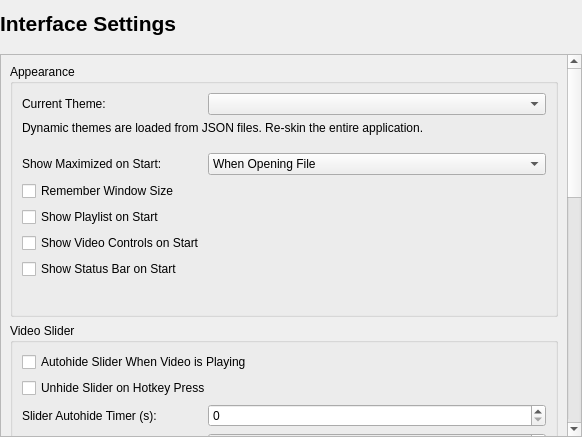
<?xml version="1.0" encoding="UTF-8"?>
<ui version="4.0">
 <class>InterfaceSettings</class>
 <widget class="QWidget" name="InterfaceSettings">
  <property name="geometry">
   <rect>
    <x>0</x>
    <y>0</y>
    <width>582</width>
    <height>437</height>
   </rect>
  </property>
  <property name="windowTitle">
   <string>InterfaceSettings</string>
  </property>
  <layout class="QVBoxLayout" name="verticalLayout">
   <property name="leftMargin">
    <number>0</number>
   </property>
   <property name="rightMargin">
    <number>0</number>
   </property>
   <property name="bottomMargin">
    <number>0</number>
   </property>
   <item>
    <widget class="QLabel" name="label">
     <property name="font">
      <font>
       <pointsize>16</pointsize>
       <bold>true</bold>
      </font>
     </property>
     <property name="text">
      <string>Interface Settings</string>
     </property>
    </widget>
   </item>
   <item>
    <spacer name="verticalSpacer">
     <property name="orientation">
      <enum>Qt::Orientation::Vertical</enum>
     </property>
     <property name="sizeType">
      <enum>QSizePolicy::Policy::Fixed</enum>
     </property>
     <property name="sizeHint" stdset="0">
      <size>
       <width>20</width>
       <height>12</height>
      </size>
     </property>
    </spacer>
   </item>
   <item>
    <widget class="QScrollArea" name="scrollArea">
     <property name="widgetResizable">
      <bool>true</bool>
     </property>
     <widget class="QWidget" name="scrollAreaWidgetContents">
      <property name="geometry">
       <rect>
        <x>0</x>
        <y>0</y>
        <width>566</width>
        <height>1194</height>
       </rect>
      </property>
      <layout class="QVBoxLayout" name="verticalLayout_2">
       <item>
        <widget class="QGroupBox" name="groupBox">
         <property name="title">
          <string>Appearance</string>
         </property>
         <layout class="QFormLayout" name="formLayout">
          <item row="0" column="0">
           <widget class="QLabel" name="label_2">
            <property name="text">
             <string>Current Theme:</string>
            </property>
           </widget>
          </item>
          <item row="0" column="1">
           <widget class="ComboBoxIgnoreWheel" name="currentTheme"/>
          </item>
          <item row="1" column="0" colspan="2">
           <widget class="QLabel" name="label_3">
            <property name="text">
             <string>Dynamic themes are loaded from JSON files. Re-skin the entire application.</string>
            </property>
           </widget>
          </item>
          <item row="4" column="0" colspan="2">
           <widget class="QCheckBox" name="rememberWindowSize">
            <property name="text">
             <string>Remember Window Size</string>
            </property>
           </widget>
          </item>
          <item row="5" column="0" colspan="2">
           <widget class="QCheckBox" name="showPlaylistOnStart">
            <property name="text">
             <string>Show Playlist on Start</string>
            </property>
           </widget>
          </item>
          <item row="6" column="0" colspan="2">
           <widget class="QCheckBox" name="showVideoControlsOnStart">
            <property name="text">
             <string>Show Video Controls on Start</string>
            </property>
           </widget>
          </item>
          <item row="7" column="0" colspan="2">
           <widget class="QCheckBox" name="showStatusBarOnStart">
            <property name="text">
             <string>Show Status Bar on Start</string>
            </property>
           </widget>
          </item>
          <item row="9" column="0">
           <spacer name="horizontalSpacer">
            <property name="orientation">
             <enum>Qt::Orientation::Horizontal</enum>
            </property>
            <property name="sizeType">
             <enum>QSizePolicy::Policy::Fixed</enum>
            </property>
            <property name="sizeHint" stdset="0">
             <size>
              <width>180</width>
              <height>20</height>
             </size>
            </property>
           </spacer>
          </item>
          <item row="3" column="0">
           <widget class="QLabel" name="label_27">
            <property name="text">
             <string>Show Maximized on Start:</string>
            </property>
           </widget>
          </item>
          <item row="3" column="1">
           <widget class="ComboBoxIgnoreWheel" name="showMaximizedOnStart">
            <property name="currentIndex">
             <number>1</number>
            </property>
            <item>
             <property name="text">
              <string>Never</string>
             </property>
            </item>
            <item>
             <property name="text">
              <string>When Opening File</string>
             </property>
            </item>
            <item>
             <property name="text">
              <string>Always</string>
             </property>
            </item>
           </widget>
          </item>
          <item row="2" column="0">
           <spacer name="verticalSpacer_2">
            <property name="orientation">
             <enum>Qt::Orientation::Vertical</enum>
            </property>
            <property name="sizeType">
             <enum>QSizePolicy::Policy::Fixed</enum>
            </property>
            <property name="sizeHint" stdset="0">
             <size>
              <width>20</width>
              <height>6</height>
             </size>
            </property>
           </spacer>
          </item>
         </layout>
        </widget>
       </item>
       <item>
        <widget class="QGroupBox" name="groupBox_2">
         <property name="title">
          <string>Video Slider</string>
         </property>
         <layout class="QFormLayout" name="formLayout_2">
          <item row="0" column="0" colspan="2">
           <widget class="QCheckBox" name="autohideSlider">
            <property name="text">
             <string>Autohide Slider When Video is Playing</string>
            </property>
           </widget>
          </item>
          <item row="1" column="0" colspan="2">
           <widget class="QCheckBox" name="unhideSliderOnHotkey">
            <property name="text">
             <string>Unhide Slider on Hotkey Press</string>
            </property>
           </widget>
          </item>
          <item row="2" column="0">
           <widget class="QLabel" name="label_4">
            <property name="text">
             <string>Slider Autohide Timer (s):</string>
            </property>
           </widget>
          </item>
          <item row="2" column="1">
           <widget class="SpinBoxIgnoreWheel" name="sliderAutohideTimer">
            <property name="maximum">
             <number>999999</number>
            </property>
           </widget>
          </item>
          <item row="4" column="0">
           <widget class="QLabel" name="label_5">
            <property name="text">
             <string>Slider Height:</string>
            </property>
           </widget>
          </item>
          <item row="4" column="1">
           <widget class="SpinBoxIgnoreWheel" name="sliderHeight"/>
          </item>
          <item row="5" column="0">
           <widget class="QLabel" name="label_6">
            <property name="text">
             <string>Video Marker Height:</string>
            </property>
           </widget>
          </item>
          <item row="5" column="1">
           <widget class="SpinBoxIgnoreWheel" name="videoMarkerHeight"/>
          </item>
          <item row="6" column="0">
           <widget class="QLabel" name="label_7">
            <property name="text">
             <string>Video Marker Width:</string>
            </property>
           </widget>
          </item>
          <item row="6" column="1">
           <widget class="SpinBoxIgnoreWheel" name="videoMarkerWidth"/>
          </item>
          <item row="26" column="0">
           <spacer name="horizontalSpacer_2">
            <property name="orientation">
             <enum>Qt::Orientation::Horizontal</enum>
            </property>
            <property name="sizeType">
             <enum>QSizePolicy::Policy::Fixed</enum>
            </property>
            <property name="sizeHint" stdset="0">
             <size>
              <width>180</width>
              <height>20</height>
             </size>
            </property>
           </spacer>
          </item>
          <item row="7" column="0">
           <widget class="QLabel" name="label_8">
            <property name="text">
             <string>Video Marker Side Length:</string>
            </property>
           </widget>
          </item>
          <item row="7" column="1">
           <widget class="SpinBoxIgnoreWheel" name="videoMarkerSideLength"/>
          </item>
          <item row="9" column="0">
           <widget class="QLabel" name="label_9">
            <property name="text">
             <string>Slider Left Right Margin:</string>
            </property>
           </widget>
          </item>
          <item row="9" column="1">
           <widget class="SpinBoxIgnoreWheel" name="sliderLeftRightMargin"/>
          </item>
          <item row="8" column="0">
           <widget class="QLabel" name="label_10">
            <property name="text">
             <string>Video Marker Vertical Margin:</string>
            </property>
           </widget>
          </item>
          <item row="8" column="1">
           <widget class="SpinBoxIgnoreWheel" name="videoMarkerVerticalMargin"/>
          </item>
          <item row="10" column="0">
           <widget class="QLabel" name="label_11">
            <property name="text">
             <string>Slider Handle Radius:</string>
            </property>
           </widget>
          </item>
          <item row="10" column="1">
           <widget class="SpinBoxIgnoreWheel" name="sliderHandleRadius"/>
          </item>
          <item row="11" column="0">
           <widget class="QLabel" name="label_12">
            <property name="text">
             <string>Slider Padding:</string>
            </property>
           </widget>
          </item>
          <item row="11" column="1">
           <widget class="SpinBoxIgnoreWheel" name="sliderPadding"/>
          </item>
          <item row="12" column="0">
           <widget class="QLabel" name="label_13">
            <property name="text">
             <string>Empty Slider Color:</string>
            </property>
           </widget>
          </item>
          <item row="12" column="1">
           <layout class="QHBoxLayout" name="horizontalLayout">
            <item>
             <widget class="QLineEdit" name="emptySliderColor"/>
            </item>
            <item>
             <widget class="QPushButton" name="emptySliderColorBrowse">
              <property name="text">
               <string>Browse</string>
              </property>
             </widget>
            </item>
           </layout>
          </item>
          <item row="13" column="0">
           <widget class="QLabel" name="label_14">
            <property name="text">
             <string>Full Slider Color:</string>
            </property>
           </widget>
          </item>
          <item row="13" column="1">
           <layout class="QHBoxLayout" name="horizontalLayout_2">
            <item>
             <widget class="QLineEdit" name="fullSliderColor"/>
            </item>
            <item>
             <widget class="QPushButton" name="fullSliderColorBrowse">
              <property name="text">
               <string>Browse</string>
              </property>
             </widget>
            </item>
           </layout>
          </item>
          <item row="14" column="0">
           <widget class="QLabel" name="label_15">
            <property name="text">
             <string>Caret Color:</string>
            </property>
           </widget>
          </item>
          <item row="14" column="1">
           <layout class="QHBoxLayout" name="horizontalLayout_3">
            <item>
             <widget class="QLineEdit" name="caretColor"/>
            </item>
            <item>
             <widget class="QPushButton" name="caretColorBrowse">
              <property name="text">
               <string>Browse</string>
              </property>
             </widget>
            </item>
           </layout>
          </item>
          <item row="15" column="0">
           <widget class="QLabel" name="label_16">
            <property name="text">
             <string>Background Track Color:</string>
            </property>
           </widget>
          </item>
          <item row="15" column="1">
           <layout class="QHBoxLayout" name="horizontalLayout_4">
            <item>
             <widget class="QLineEdit" name="backgroundTrackColor"/>
            </item>
            <item>
             <widget class="QPushButton" name="backgroundTrackColorBrowse">
              <property name="text">
               <string>Browse</string>
              </property>
             </widget>
            </item>
           </layout>
          </item>
          <item row="16" column="0">
           <widget class="QLabel" name="label_17">
            <property name="text">
             <string>Progress Fill Color:</string>
            </property>
           </widget>
          </item>
          <item row="16" column="1">
           <layout class="QHBoxLayout" name="horizontalLayout_5">
            <item>
             <widget class="QLineEdit" name="progressFillColor"/>
            </item>
            <item>
             <widget class="QPushButton" name="progressFillColorBrowse">
              <property name="text">
               <string>Browse</string>
              </property>
             </widget>
            </item>
           </layout>
          </item>
          <item row="17" column="0">
           <widget class="QLabel" name="label_18">
            <property name="text">
             <string>Handle/Playhead Color:</string>
            </property>
           </widget>
          </item>
          <item row="17" column="1">
           <layout class="QHBoxLayout" name="horizontalLayout_6">
            <item>
             <widget class="QLineEdit" name="handlePlayheadColor"/>
            </item>
            <item>
             <widget class="QPushButton" name="handlePlayheadColorBrowse">
              <property name="text">
               <string>Browse</string>
              </property>
             </widget>
            </item>
           </layout>
          </item>
          <item row="18" column="0">
           <widget class="QLabel" name="label_19">
            <property name="text">
             <string>Marker Color:</string>
            </property>
           </widget>
          </item>
          <item row="19" column="0">
           <widget class="QLabel" name="label_20">
            <property name="text">
             <string>Scene Marker Color:</string>
            </property>
           </widget>
          </item>
          <item row="20" column="0">
           <widget class="QLabel" name="label_21">
            <property name="text">
             <string>Cumshot Marker Color:</string>
            </property>
           </widget>
          </item>
          <item row="21" column="0">
           <widget class="QLabel" name="label_22">
            <property name="text">
             <string>Strip Marker Color:</string>
            </property>
           </widget>
          </item>
          <item row="22" column="0">
           <widget class="QLabel" name="label_23">
            <property name="text">
             <string>Dialog Marker Color:</string>
            </property>
           </widget>
          </item>
          <item row="23" column="0">
           <widget class="QLabel" name="label_24">
            <property name="text">
             <string>Cyan Marker Color:</string>
            </property>
           </widget>
          </item>
          <item row="24" column="0">
           <widget class="QLabel" name="label_25">
            <property name="text">
             <string>Magenta Marker Color:</string>
            </property>
           </widget>
          </item>
          <item row="25" column="0">
           <widget class="QLabel" name="label_26">
            <property name="text">
             <string>Orange Marker Color:</string>
            </property>
           </widget>
          </item>
          <item row="18" column="1">
           <layout class="QHBoxLayout" name="horizontalLayout_7">
            <item>
             <widget class="QLineEdit" name="markerColor"/>
            </item>
            <item>
             <widget class="QPushButton" name="markerColorBrowse">
              <property name="text">
               <string>Browse</string>
              </property>
             </widget>
            </item>
           </layout>
          </item>
          <item row="19" column="1">
           <layout class="QHBoxLayout" name="horizontalLayout_8">
            <item>
             <widget class="QLineEdit" name="sceneMarkerColor"/>
            </item>
            <item>
             <widget class="QPushButton" name="sceneMarkerColorBrowse">
              <property name="text">
               <string>Browse</string>
              </property>
             </widget>
            </item>
           </layout>
          </item>
          <item row="20" column="1">
           <layout class="QHBoxLayout" name="horizontalLayout_9">
            <item>
             <widget class="QLineEdit" name="cumshotMarkerColor"/>
            </item>
            <item>
             <widget class="QPushButton" name="cumshotMarkerColorBrowse">
              <property name="text">
               <string>Browse</string>
              </property>
             </widget>
            </item>
           </layout>
          </item>
          <item row="21" column="1">
           <layout class="QHBoxLayout" name="horizontalLayout_10">
            <item>
             <widget class="QLineEdit" name="stripMarkerColor"/>
            </item>
            <item>
             <widget class="QPushButton" name="stripMarkerColorBrowse">
              <property name="text">
               <string>Browse</string>
              </property>
             </widget>
            </item>
           </layout>
          </item>
          <item row="22" column="1">
           <layout class="QHBoxLayout" name="horizontalLayout_11">
            <item>
             <widget class="QLineEdit" name="dialogMarkerColor"/>
            </item>
            <item>
             <widget class="QPushButton" name="dialogMarkerColorBrowse">
              <property name="text">
               <string>Browse</string>
              </property>
             </widget>
            </item>
           </layout>
          </item>
          <item row="23" column="1">
           <layout class="QHBoxLayout" name="horizontalLayout_12">
            <item>
             <widget class="QLineEdit" name="cyanMarkerColor"/>
            </item>
            <item>
             <widget class="QPushButton" name="cyanMarkerColorBrowse">
              <property name="text">
               <string>Browse</string>
              </property>
             </widget>
            </item>
           </layout>
          </item>
          <item row="24" column="1">
           <layout class="QHBoxLayout" name="horizontalLayout_13">
            <item>
             <widget class="QLineEdit" name="magentaMarkerColor"/>
            </item>
            <item>
             <widget class="QPushButton" name="magentaMarkerColorBrowse">
              <property name="text">
               <string>Browse</string>
              </property>
             </widget>
            </item>
           </layout>
          </item>
          <item row="25" column="1">
           <layout class="QHBoxLayout" name="horizontalLayout_14">
            <item>
             <widget class="QLineEdit" name="orangeMarkerColor"/>
            </item>
            <item>
             <widget class="QPushButton" name="orangeMarkerColorBrowse">
              <property name="text">
               <string>Browse</string>
              </property>
             </widget>
            </item>
           </layout>
          </item>
         </layout>
        </widget>
       </item>
      </layout>
     </widget>
    </widget>
   </item>
  </layout>
 </widget>
 <customwidgets>
  <customwidget>
   <class>SpinBoxIgnoreWheel</class>
   <extends>QSpinBox</extends>
   <header location="global">SpinBoxIgnoreWheel.h</header>
  </customwidget>
  <customwidget>
   <class>ComboBoxIgnoreWheel</class>
   <extends>QComboBox</extends>
   <header location="global">ComboBoxIgnoreWheel.h</header>
  </customwidget>
 </customwidgets>
 <resources/>
 <connections/>
</ui>
